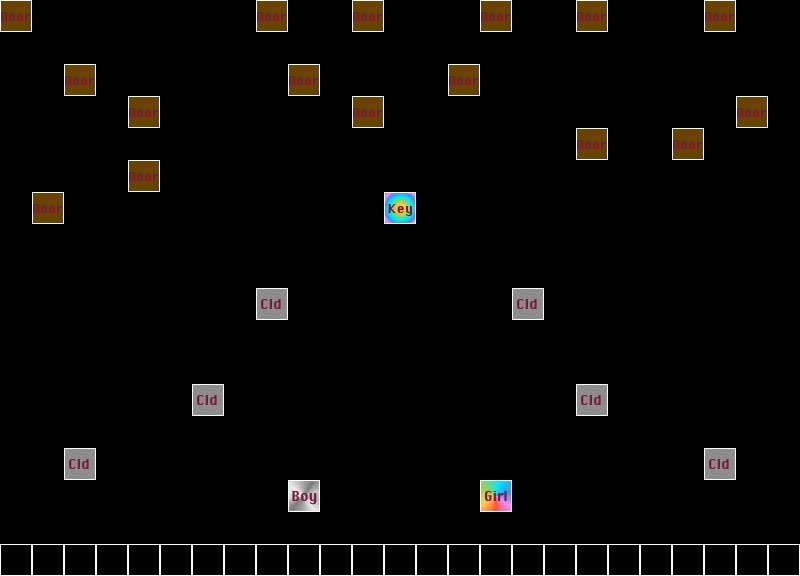

A level layout from a 2D game, rendered from its tile map. Below: a short description, then the map file with tile-grid data replaced by summaries:
An orthogonal 25x18 tile map with 32x32 px tiles, 1 tile layer (level).

<map version="1.0" orientation="orthogonal" width="25" height="18" tilewidth="32" tileheight="32">
 <properties>
  <property name="bg" value="snow" />
  <property name="end" value="but even the god said, NO" />
  <property name="start" value="I said, she is the reason why my god exists" />
 </properties>
 <tileset firstgid="1" name="1" tilewidth="32" tileheight="32">
  <image source="tilesheet.jpg" width="192" height="96" />
 </tileset>
 <layer name="level" width="25" height="18">
  <data>[450 cells, 50 non-empty, 6 distinct tile ids]</data>
 </layer>
</map>
